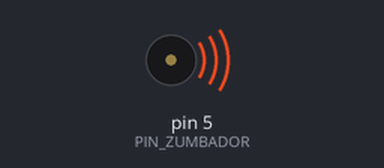
A sketch run on a simulated Arduino Uno, built with avr-gcc and run on an emulated ATmega328P. Parts: buzzer (waves = sounding).

Above: at 0.1 s.
Timing chart, 0 to 40.0 s (numbered marks = the images above):
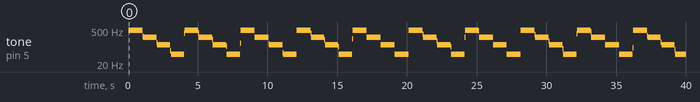

The sketch:

_7.2.2_-_Sonido_manual.ino
```cpp
/*
Curso de Arduino

Generando Sonido manualmente

Conexiones
Zumbador a pin 5

by JAVacasM

revisado by chute (2017/11/16)
*/


/* ==== Includes - Librerias==== */
/* ====  END Includes ==== */

/* ==== Defines - Constantes ==== */
#define PIN_ZUMBADOR 5
#define N_REPETICIONES 500
/* ==== END Defines ==== */

/* ==== Variables Globales ==== */

/* ==== END Global Variables ==== */


/* ==== Funciones a usar - Prototipos ==== */

/* ==== END Prototipos ==== */

/* ==== Setup - Configuracion ==== */
void setup() {
  pinMode(PIN_ZUMBADOR,OUTPUT);

}
/* ==== END Setup ==== */

/* ==== Loop - Codigo que se repite==== */
void loop() {

for(int i=0;i<N_REPETICIONES/1;i++){
  enciendeApaga(PIN_ZUMBADOR,1);
}

for(int i=0;i<N_REPETICIONES/2;i++){
  enciendeApaga(PIN_ZUMBADOR,2);
}

for(int i=0;i<N_REPETICIONES/4;i++){
  enciendeApaga(PIN_ZUMBADOR,4);
}

for(int i=0;i<N_REPETICIONES/10;i++){
  enciendeApaga(PIN_ZUMBADOR,10);
}

}
/* ==== End Loop ==== */

/* ==== Funciones ==== */

void enciendeApaga(int iPin,long lTiempoEspera){
  digitalWrite(iPin,LOW);
  delay(lTiempoEspera);
  digitalWrite(iPin,HIGH);
  delay(lTiempoEspera);
}

/* ==== END Functions ==== */
```

Measured:
- by itself, tone on pin 5 (PIN_ZUMBADOR): plays 495 Hz for 1.0 s, 275 Hz for 0.04 s, 249 Hz for 0.96 s, 152 Hz for 0.04 s, 125 Hz for 0.96 s, 71 Hz for 0.04 s … (68 notes in this stretch)
